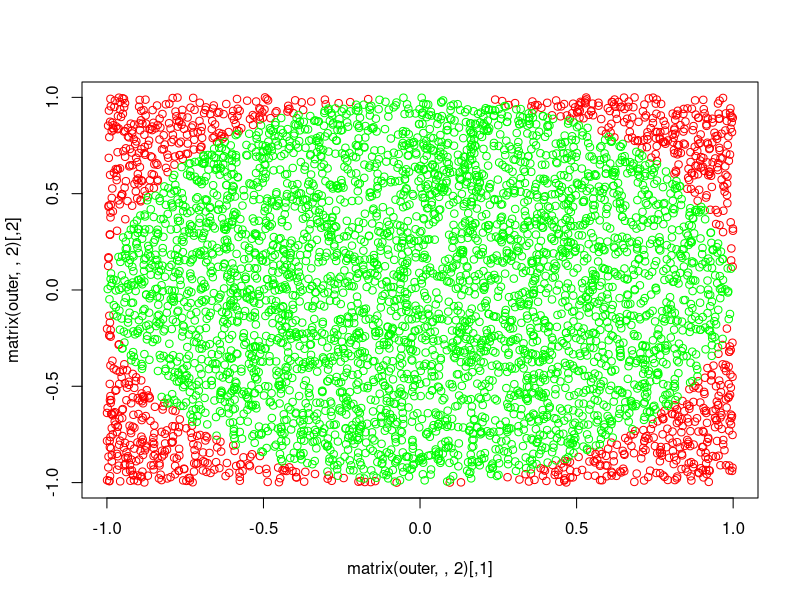

R code for this plot:
in.circle <- function (x, y, r) {
    return (x^2 + y^2 <= r)
}

square.approx.Pi <- function (trials) {
    x = runif(trials, min = -1, max = +1)
    y = runif(trials, min = -1, max = +1)

    m = matrix(c(x,y),,2)
    inner = m[in.circle(m[,1], m[,2], 1)]
    outer = m[!in.circle(m[,1], m[,2], 1)]
    plot(matrix(outer,,2), col = "red")
    points(matrix(inner,,2), col = "green")

    return (4*sum(in.circle(x,y,1))/trials)
}

square.approx.Pi(5000)
